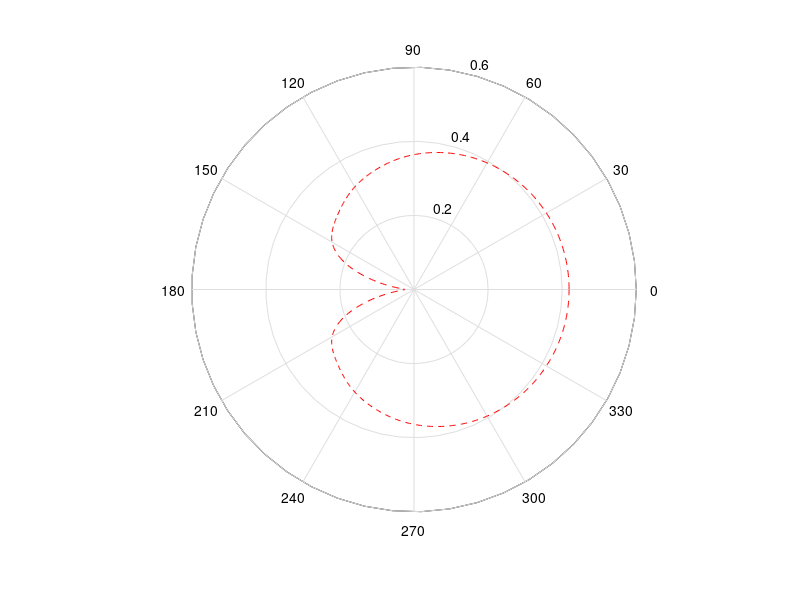

This figure's MATLAB source:
function t
    close all;
    
    theta = 0:0.01:2*pi;
    
     
    coeff(1) = 0.3482169;
    coeff(2) = 0.0969634;
    coeff(3) = -0.0450812;
    coeff(4) = 0.0346095;
    coeff(5) = -0.0304927;
    coeff(6) = 0.0276200;
    coeff(7) = -0.0245809;
    coeff(8) = 0.0209728;
    coeff(9) = -0.0168116;
    coeff(10) = 0.0123419;
    coeff(11) = -0.0079524;
    coeff(12) = 0.0041198;
    coeff(13) = -0.0013419;
   
    %{
    lmax = 10;
    for n=1:lmax
        sign = 1.0;
        if rand < 0.5
            %sign = - sign;
        end;
        coeff(n) = sign * rand;
    end;
    %}
    lmax = size(coeff);
    lmax = lmax(2);
    rho = 0.0;
    for l=1:lmax
        rhoD = coeff(l) * legendre(l-1,cos(theta));
        rho = rho + rhoD(1,:);
    end;
    
    figure;
    polar(theta,rho,'--r');
    
    